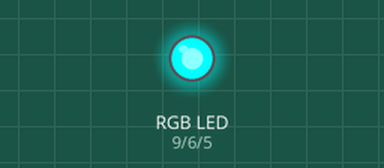
Simulated run of this sketch. Board: Arduino Uno, built with avr-gcc and run on an emulated ATmega328P. Parts: an RGB LED mixed from three pins (HIGH = lit).

Above: at 0.1 s.
At 7.9 s:
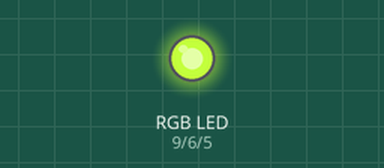
At 15.7 s:
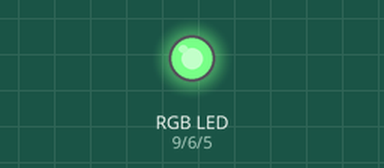
At 38.5 s:
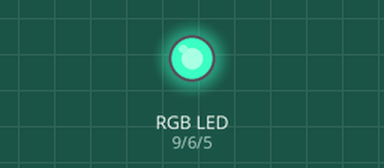
Timing chart, 0 to 40.0 s (numbered marks = the images above):
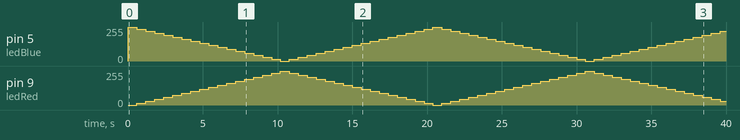

The sketch:

6_2_luzes_coloridas.ino
```cpp
//Projeto 6 - Luzes Coloridas

int ledRed = 9;      //pino LED Vermelho
int ledGreen = 6;    //pino LED Verde
int ledBlue = 5;     //pino LED Azul

void setup() {
  pinMode(ledRed, OUTPUT);
  pinMode(ledGreen, OUTPUT);
  pinMode(ledBlue, OUTPUT);

  analogWrite(ledRed, 0);
  analogWrite(ledGreen, 255);
  analogWrite(ledBlue, 255);

  //apagaLed();
}

void loop() {
  acendeBrilho(15);
  apagaBrilho(15);

}


void acendeBrilho(int incremento) {
  for (byte value=0; value<255; value+=incremento) {
    //controla o brilho do LED
    analogWrite(ledRed, value);
    analogWrite(ledBlue, (255 - value));
    delay(600);
  }
}

void apagaBrilho(int decremento) {
  for (byte value=255; value>0; value-=decremento) {
    //controla o brilho do LED
    analogWrite(ledRed, value);
    analogWrite(ledBlue, (255 - value));
    delay(600);
  }
}

//Função que apaga p LED.
void apagaLed() {
  digitalWrite(ledRed, HIGH);
  digitalWrite(ledGreen, HIGH);
  digitalWrite(ledBlue, HIGH);
}
```

Measured:
- by itself, pin 5 (ledBlue): 255/255 → 240/255 at 0.60 s, → 225/255 0.60 s later, → 210/255 0.60 s later, → 195/255 0.60 s later, … (66 changes in this stretch)
